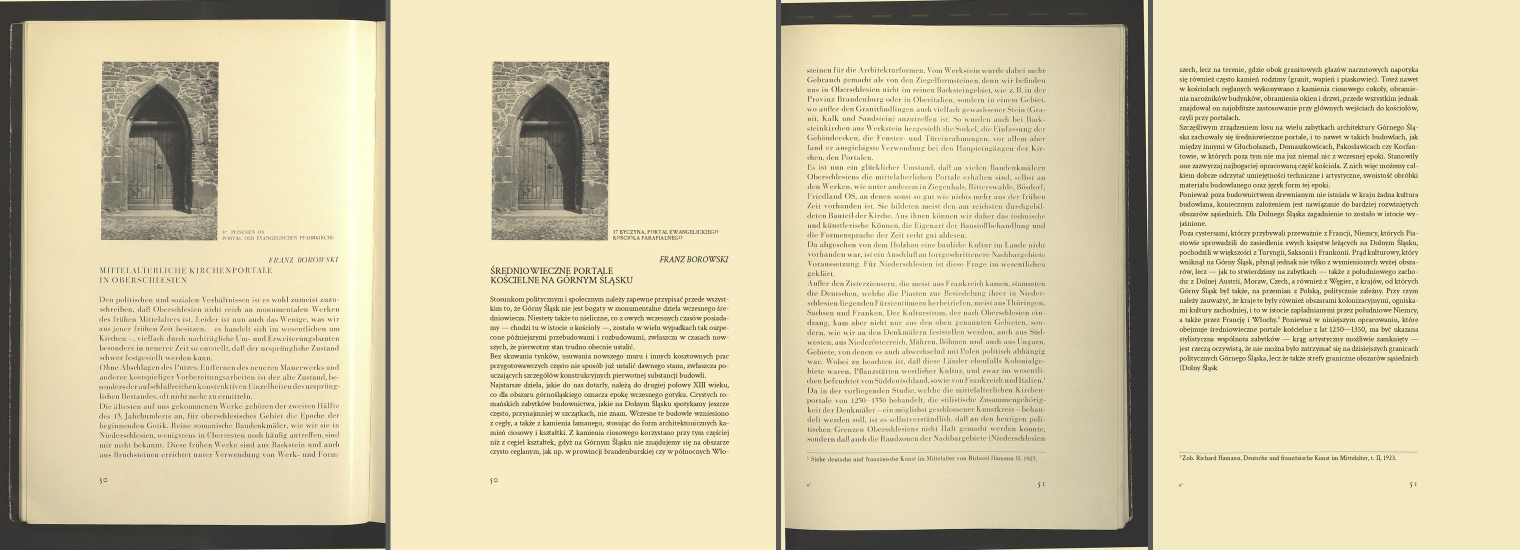
#> input picture examples/0001_render_compare.jpg, 3040 x 1100 px (shown at 1/2 size)
$ python -i scale.py   (imports and definitions only)
#> lines starting #> are read from the running program, lines starting #| are printed output that depends on the picture; after the words box and inside, x2 and y2 are one past the last pixel; in counts of white or black regions, pixels touching at a corner belong together
### src/booktrans/deskew.py
#!/usr/bin/env python3
"""Per-page geometric correction (skew + shear) of scanned book pages.

Scanned book pages are rarely square to the sensor, and the distortion differs
from page to page.  Measured on the first sample spread: the right page's
text lines slope by 1.0 deg *and* its column edges tilt by the same amount
(a plain rotation), but on the left page the lines slope by 0.45 deg while the
column edges are already vertical (a shear, caused by the curved spread and the
scanner).  A pure rotation fixes the first case and damages the second, so two
numbers are estimated per page:

* the baseline slope  ``a = dy/dx`` of the text lines, and
* the column-edge slope ``s = dx/dy`` of the left/right edges of full-width
  (justified) lines.

and one small affine map is applied that makes baselines horizontal *and*
edges vertical.  If a page has too few full-width lines for ``s``, the
rotation assumption ``s = -a`` is used.

Why it matters: uncorrected distortion hides first-line indents and short last
lines (both are paragraph evidence), makes line boxes slope against the text,
and would carry over into the reconstructed Polish page.

The estimator only looks at *text-line-shaped* blobs, so photographs and line
drawings cannot dominate the result.
"""
import math

import cv2
import numpy as np

from imgutil import paper_color

MIN_LINES = 6          # below this the page is left untouched
MIN_FULL_LINES = 8     # below this the edge slope falls back to rotation (s = -a)
MAX_ABS_SLOPE = 0.07   # ~4 deg; anything steeper is not scanner skew


def ink_mask(gray):
    """Illumination-normalised binary ink mask (uint8 0/255)."""
    bg = cv2.GaussianBlur(gray, (0, 0), 25)
    norm = cv2.divide(gray, bg, scale=230)
    return ((norm < 165) * 255).astype(np.uint8)


# [120 lines left out: functions line_blobs, _theil_sen, estimate_geometry, correction_matrix, apply_correction, deskew_page, not called in this run]


# [6 lines that do not run on import are left out]

### src/booktrans/scale.py
#!/usr/bin/env python3
"""Estimate how much larger a scan is than the resolution the detectors expect.

Every geometric threshold in the pipeline is a pixel value tuned on the sample
scans, where body text has a line pitch of ~23.3 px.  A bigger scan (600 DPI
original), a crop, or a different book changes that pitch, and the page height
says nothing about it (a crop is shorter than a page).  So the scale is taken from
the text itself: the line pitch is the lag of the strongest peak of the
autocorrelation of the horizontal ink profile, measured in several vertical
strips of a downsampled copy (median over strips, so a photo or a gutter shadow
in some strips does not matter).

``estimate_scale`` returns ``(f, info)``: ``f`` = full px per working px (>= 1).
"""
import cv2
import numpy as np

from deskew import ink_mask

REF_PITCH = 23.3        # px, body line pitch of the sample scans (the tuning size)
SNAP = 1.25             # below this ratio the scan is used as it is
MIN_PEAK = 0.10         # autocorrelation peak / lag-0 value needed to trust a strip


def estimate_line_pitch(rgb, target=1000):
    """Median line pitch in full-resolution px, or ``(None, info)``.

    On a copy downsampled to ~``target`` px wide, ink is closed horizontally so
    each printed line becomes one thin blob; the vertical distance between each
    blob and the next one below it (sharing a column) is a line pitch candidate.
    The answer is the median of the largest cluster of candidates, so photos,
    drawings, headings and paragraph gaps (rarer than plain line spacing) do not
    matter.  Unlike a projection profile this tolerates the ~1 deg skew of a scan.
    """
#> called with target = 1000
    gray = cv2.cvtColor(rgb, cv2.COLOR_RGB2GRAY)
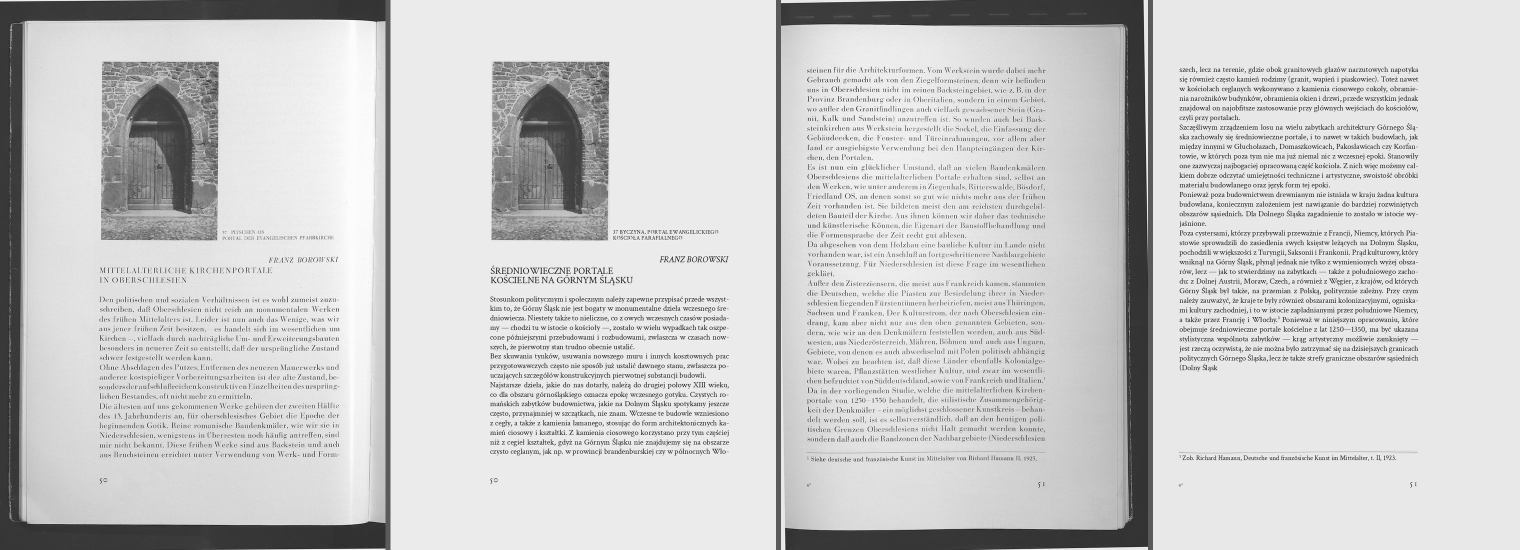
#> gray: shape (1100, 3040) (shown at 1/2 size); min 2, max 254, mean 204.7
    g = max(1.0, max(gray.shape) / float(target))
#> g = 3.04
    small = cv2.resize(gray, (int(gray.shape[1] / g), int(gray.shape[0] / g)), interpolation=cv2.INTER_AREA) if g > 1 else gray
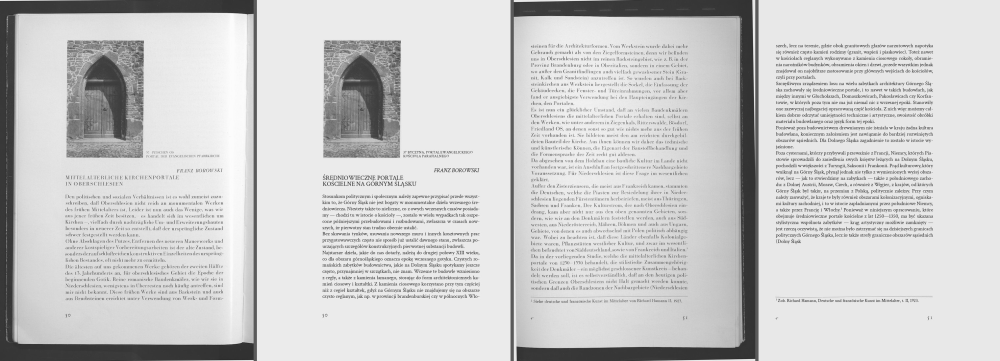
#> small: shape (361, 1000); min 43, max 252, mean 204.7
    ink = ink_mask(small)
#> in ink_mask, `bg = cv2.GaussianBlur(gray, (0, 0), 25)`:
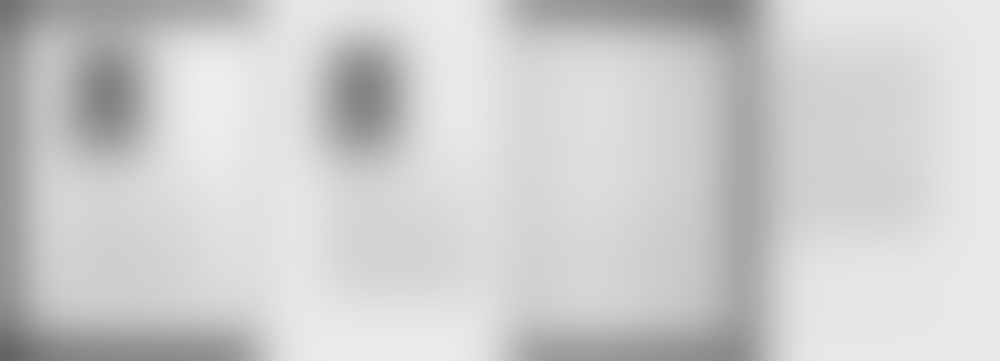
#> bg: shape (361, 1000); min 99, max 238, mean 204.8
#> in ink_mask, `norm = cv2.divide(gray, bg, scale=230)`:
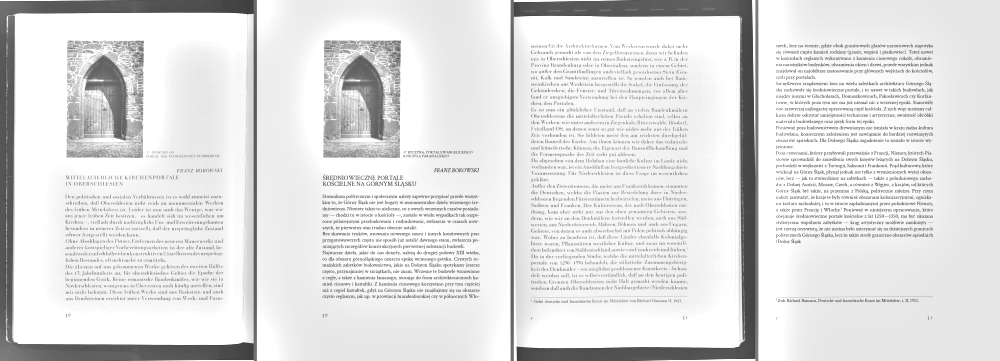
#> norm: shape (361, 1000); min 57, max 255, mean 223.6
#> in ink_mask, `return ((norm < 165) * 255).astype(np.uint8)`:
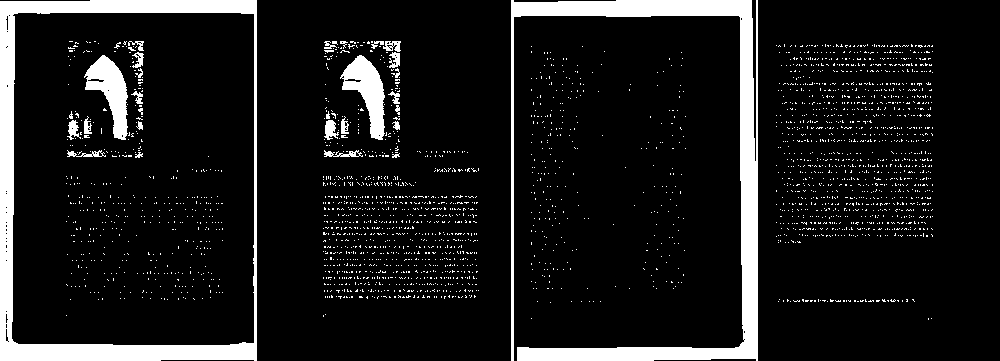
#> returned value: shape (361, 1000); 10.3% white; 2733 white regions (2704 under 20 px), largest, box (x1, y1, x2, y2) and area: (511, 0, 758, 361) 13292, (0, 0, 257, 361) 12961, (340, 55, 385, 140) 1818
    closed = cv2.morphologyEx(ink, cv2.MORPH_CLOSE, cv2.getStructuringElement(cv2.MORPH_RECT, (25, 1)))
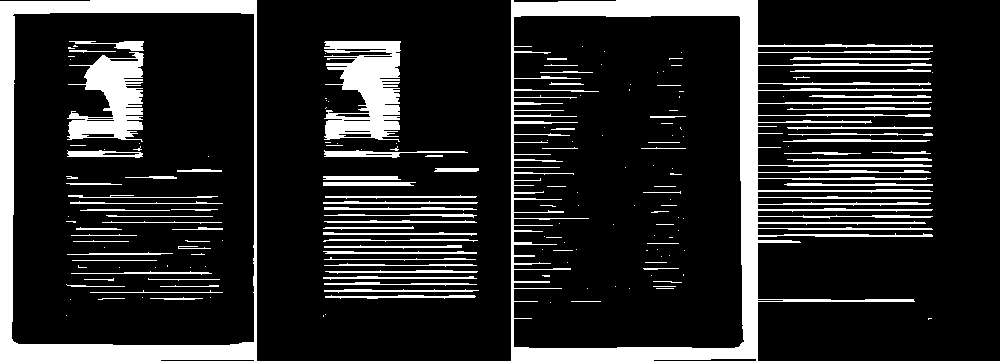
#> closed: shape (361, 1000); 16.2% white; 188 white regions (101 under 20 px), largest, box (x1, y1, x2, y2) and area: (511, 0, 933, 361) 22654, (0, 0, 257, 361) 13059, (324, 41, 401, 142) 5132
    n, _, st, _ = cv2.connectedComponentsWithStats(closed, 8)
#> n = 189; st = 189 rows, first 6: [0, 0, 1000, 361, 302374], [0, 0, 257, 361, 13059], [511, 0, 422, 361, 22654], [69, 41, 75, 10, 316], [324, 41, 77, 101, 5132], [73, 45, 5, 2, 7]
    blobs = []
    for i in range(1, n):
        x, y, w, h, a = st[i]
        if w >= 80 and 3 <= h <= 60 and w >= 4 * h and a / float(w * h) >= 0.2:
            blobs.append((x, x + w, y + h / 2.0))
#> this loop made 188 passes
#> after the loop, blobs = 34 items, first 6: (790, 931, 58.5), (790, 931, 70.5), (809, 931, 96.5), (787, 931, 108.5), (787, 933, 128), (788, 933, 134.5)
    gaps = []
    for x1, x2, cy in blobs:
        best = None
        for u1, u2, uy in blobs:
            d = uy - cy
            if d <= 3 or d > 120 or (best is not None and d >= best):
                continue
            ov = min(x2, u2) - max(x1, u1)
            if ov >= 0.6 * min(x2 - x1, u2 - u1):
                best = d
        if best is not None:
            gaps.append(best)
#> this loop made 34 passes
#> (x1, x2, cy) on passes 1 to 12: (790, 931, 58.5), (790, 931, 70.5), (809, 931, 96.5), (787, 931, 108.5), (787, 933, 128), (788, 933, 134.5), (783, 930, 140.5), (324, 468, 154), (787, 932, 160), (323, 416, 184), (784, 933, 184.5), (68, 218, 196.5)
#> after the loop, gaps = 31 values, max 31 at index 16, min 5.5 at index 11, mean 11.74
    info = {'line_gaps': len(gaps)}
#> info = {'line_gaps': 31}
    if len(gaps) < 8:
        return None, info
    gaps = np.sort(np.asarray(gaps))
#> gaps = 31 values from 5.5 to 31
    # densest window of +-12 %
    best_n, best_med = 0, None
    for c in gaps:
        sel = gaps[(gaps >= c * 0.88) & (gaps <= c * 1.12)]
        if len(sel) > best_n:
            best_n, best_med = len(sel), float(np.median(sel))
#> this loop made 31 passes
#> (c, sel, best_n, best_med) on pass 1: (5.5, [5.5, 5.5, 6, 6, 6, 6, 6, 6, 6, 6], 10, 6)
#> (c, best_n, best_med) on pass 3: (6, 17, 6)
#> after the loop, best_med = 6; best_n = 17
    info['cluster_size'] = best_n
    if best_n < 6 or best_n < 0.3 * len(gaps):
        return None, info
    return best_med * g, info


def estimate_scale(rgb, override=None):
    """``(f, info)``; ``override`` forces a value (``f <= 1`` means "no downscaling")."""
    if override is not None:
        return max(1.0, float(override)), {'method': 'override'}
    pitch, info = estimate_line_pitch(rgb)
    info['method'] = 'line_pitch'
    if pitch is None:
        info['note'] = 'no reliable line pitch; scan used as is'
        return 1.0, info
    f = pitch / REF_PITCH
    info['line_pitch_px'] = round(pitch, 1)
    if f < SNAP:
        f = 1.0
    return float(f), info

>>> import cv2
>>> picture = cv2.cvtColor(cv2.imread('../../examples/0001_render_compare.jpg'), cv2.COLOR_BGR2RGB)
>>> result = estimate_line_pitch(picture)
